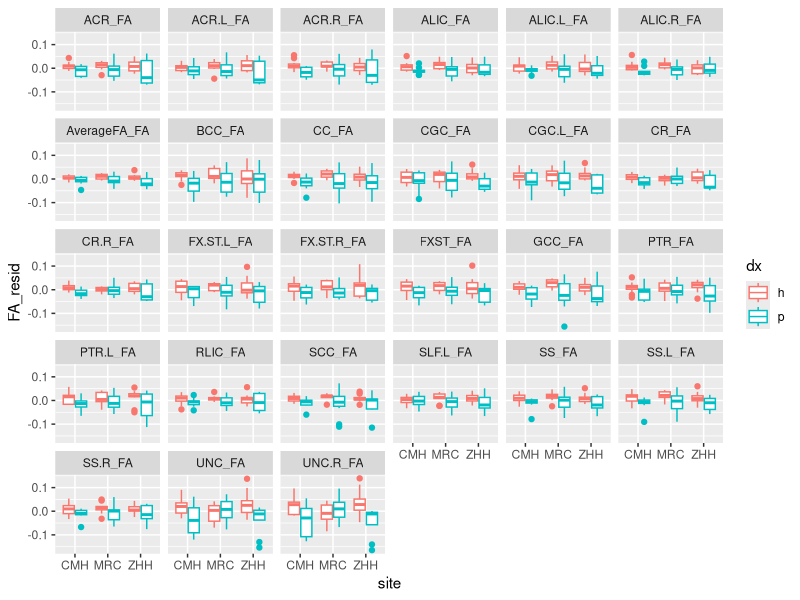
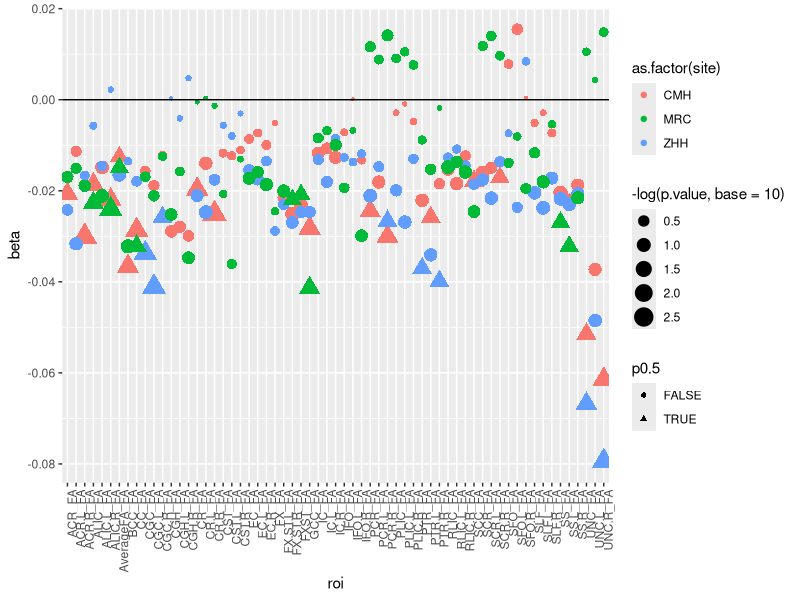

The R script that drew these images, in order:
# An analysis of the enigma whitematter measures
library(reshape2)
library(ggplot2)

fa = read.csv('data/enigmaDTI-FA-results.csv')
fa$id = as.character(fa$id)
# extract site from scan id
fa$site = as.factor(unlist(lapply(fa$id, function (x) { unlist(strsplit(x,c("_"),fixed=T))[2]} )))

demog = read.csv('data/demog.csv')
demog$id = as.character(demog$id)
demog = subset(demog, dx != "x")
demog$dx = factor(demog$dx)
data = merge(fa,demog)

df = melt(data, id.vars = c("id", "site", "dx"), variable.name="ROI", value.name="FA")
# ggplot(data = df, aes(x=site, y=FA, colour=dx)) + geom_boxplot() + facet_wrap(~ROI)

# t-tests http://stats.stackexchange.com/questions/128894/p-value-correction-for-multiple-t-tests
p.ttest = do.call("rbind", 
                lapply(split(df, df$ROI), 
                       function(x) t.test(FA ~ dx, x)$p.value))
p.ttest = cbind(p.ttest, 
                 p.adjust(p.ttest, method="fdr"), 
                 p.adjust(p.ttest, method="bonferroni"))
colnames(p.ttest) = c("raw", "fdr", "bonferroni")
p.ttest = as.data.frame(p.ttest)
sig.ttest = subset(p.ttest, fdr < 0.05)

# residuals of FA ~ site
df$FA_resid =  melt(sapply(split(df, df$ROI), function(x) { resid(lm(FA ~ site, x)) }))$value
#ggplot(data = df, aes(x=dx, y=FA_resid, colour=dx)) + geom_boxplot() + facet_wrap(~ROI)
p.resid = do.call("rbind", 
                  lapply(split(df, df$ROI), 
                         function(x) t.test(FA_resid ~ dx, x)$p.value))
p.resid = cbind(p.resid, 
                p.adjust(p.resid, method="fdr"), 
                p.adjust(p.resid, method="bonferroni"))
colnames(p.resid) = c("raw", "fdr", "bonferroni")
p.resid = as.data.frame(p.resid)
sig.resid = subset(p.resid, fdr < 0.05)

df.sig.resid = subset(df, ROI %in% rownames(sig.resid))
ggplot(data = df.sig.resid, aes(x=site, y=FA_resid, colour=dx)) + geom_boxplot() + facet_wrap(~ROI)

# independant 
p.value = c()
beta = c()
n = c()
site_list = c()
roi = c()
index = 1
for (site_x in c("CMH", "ZHH", "MRC")) {
  site_df = subset(df, site == site_x)
  for (ROI_x in unique(as.character(df$ROI))) {
    roi_df = subset(site_df, ROI == ROI_x)
    mod = lm(FA ~ dx, roi_df)
    p.value[index] = anova(mod)[1,5]
    beta[index] = mod$coef[2]
    n[index] = nrow(roi_df)  # missing values counted, get this from model? 
    site_list[index] = site_x
    roi[index] = ROI_x
    index = index + 1
  }
}
df.ind = data.frame(site = as.factor(site_list), 
                    roi = as.factor(roi), 
                    beta = beta, 
                    p.value = p.value, 
                    n = n)

df.ind$p0.5 = ifelse(df.ind$p.value < 0.05, T, F)
ggplot(df.ind, aes(x = roi, 
                   y = beta, 
                   size = -log(p.value, base =10), 
                   shape = p0.5, 
                   color = as.factor(site))) + 
  geom_point() + 
  geom_hline(aes(yintercept=0)) + 
  theme(axis.text.x = element_text(angle = 90, hjust = 1)) 
